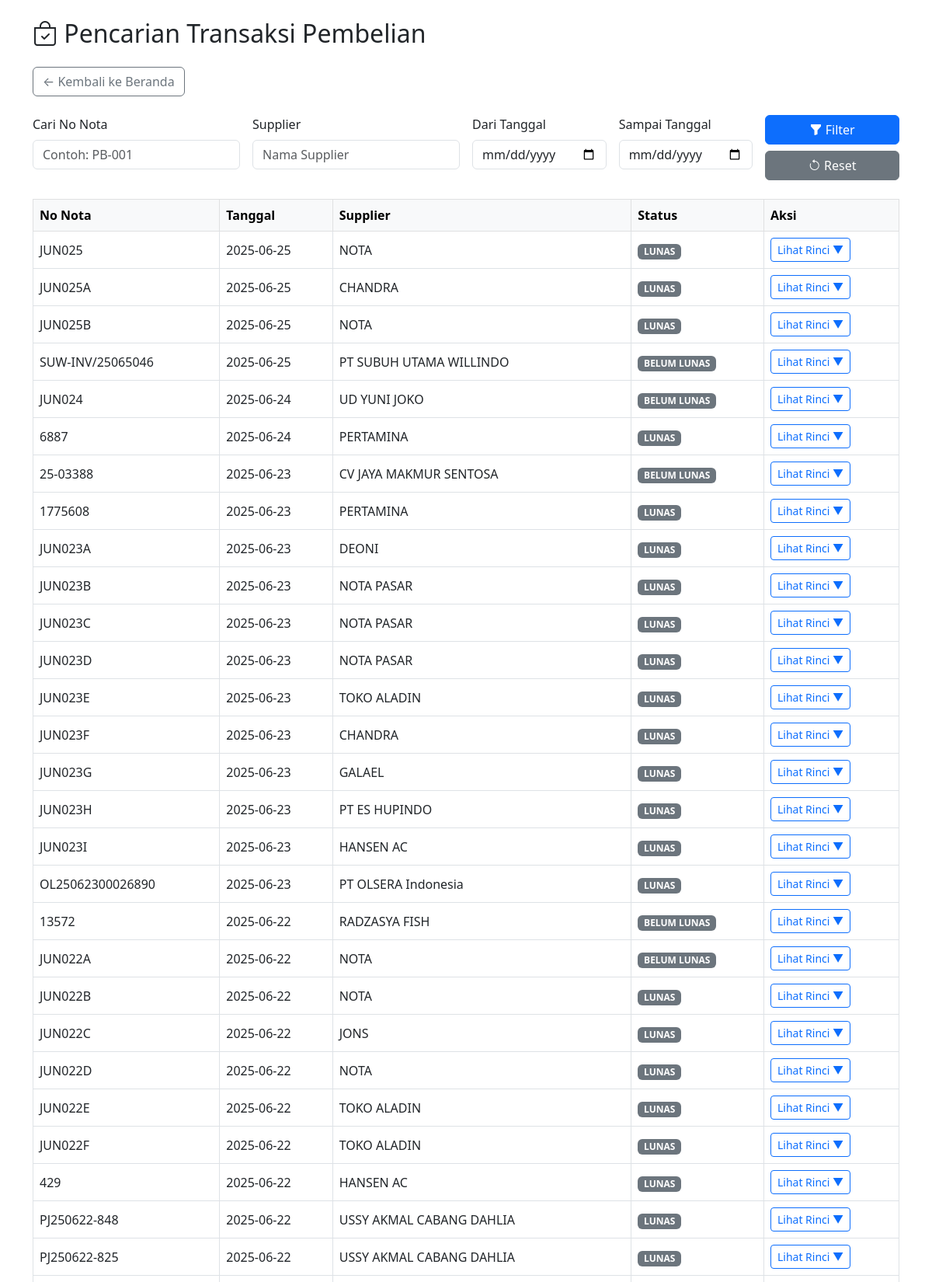
Screenshot of /cari_pembelian (upper part) with the database file from the repository.
### tables this page shows
CREATE TABLE Pembelian (
    no_nota TEXT PRIMARY KEY,
    tanggal TEXT,
    nama_supplier TEXT,
    status_pembayaran TEXT
);

### app.py (the view)
@app.route('/cari_pembelian', methods=['GET', 'POST'])
def cari_pembelian():
    start_date = request.values.get('start_date')
    end_date = request.values.get('end_date')
    no_nota = request.values.get('no_nota')
    supplier = request.values.get('supplier')
    query = "SELECT * FROM Pembelian WHERE 1=1"
    params = []
    if no_nota:
        query += " AND no_nota LIKE ?"
        params.append(f"%{no_nota}%")
    if supplier:
        query += " AND nama_supplier LIKE ?"
        params.append(f"%{supplier}%")
    if start_date and end_date:
        query += " AND DATE(tanggal) BETWEEN DATE(?) AND DATE(?)"
        params.extend([start_date, end_date])
    query += " ORDER BY tanggal DESC"
    pembelian = db.eksekusi_select(query, tuple(params))
    return render_template("cari_pembelian.html", data=pembelian,
                           start_date=start_date, end_date=end_date,
                           no_nota=no_nota, supplier=supplier)

### models.py (called while the page is built)
    def eksekusi_select(self, query, params=()):
            cur = self.conn.cursor()
            cur.execute(query, params)
            return cur.fetchall()

### templates/cari_pembelian.html (shortened to what this page needs)
<!DOCTYPE html>
<html>
<head>
    <link href="https://cdn.jsdelivr.net/npm/bootstrap@5.3.0/dist/css/bootstrap.min.css" rel="stylesheet">
    <link href="https://cdn.jsdelivr.net/npm/bootstrap-icons@1.10.5/font/bootstrap-icons.css" rel="stylesheet">
</head>
<body class="container mt-4">
    <h2 class="mb-4"><i class="bi bi-bag-check"></i> Pencarian Transaksi Pembelian</h2>
    <div class="mb-4">
        <a href="/" class="btn btn-outline-secondary">
            ← Kembali ke Beranda
        </a>
    </div>
    <form method="POST" class="row g-3 mb-4">
        <div class="col-md-3">
            <label class="form-label">Cari No Nota</label>
            <input type="text" name="no_nota" class="form-control" placeholder="Contoh: PB-001" value="{{ no_nota or '' }}">
        </div>
        <div class="col-md-3">
            <label class="form-label">Supplier</label>
            <input type="text" name="supplier" class="form-control" placeholder="Nama Supplier" value="{{ nama_supplier or '' }}">
        </div>
        <div class="col-md-2">
            <label class="form-label">Dari Tanggal</label>
            <input type="date" name="start_date" class="form-control" value="{{ start_date or '' }}">
        </div>
        <div class="col-md-2">
            <label class="form-label">Sampai Tanggal</label>
            <input type="date" name="end_date" class="form-control" value="{{ end_date or '' }}">
        </div>
        <div class="col-md-2 align-self-end">
            <button type="submit" class="btn btn-primary w-100"><i class="bi bi-funnel-fill"></i> Filter</button>
            <a href="/cari_pembelian" class="btn btn-secondary mt-2 w-100"><i class="bi bi-arrow-counterclockwise"></i> Reset</a>
        </div>
    </form>
    <div class="table-responsive">
    <table class="table table-bordered table-hover align-middle">
        <thead class="table-light">
            <tr>
                <th>No Nota</th>
                <th>Tanggal</th>
                <th>Supplier</th>
                <th>Status</th>
                <th>Aksi</th>
            </tr>
        </thead>
        <tbody>
            {% for row in data %}
            <tr>
                <td>{{ row[0] }}</td>
                <td>{{ row[1] }}</td>
                <td>{{ row[2] }}</td>
                <td>
                    {% if row[3] == 'Lunas' %}
                        <span class="badge bg-success">Lunas</span>
                    {% elif row[3] == 'Belum' %}
                        <span class="badge bg-warning text-dark">Belum</span>
                    {% else %}
                        <span class="badge bg-secondary">{{ row[3] }}</span>
                    {% endif %}
                </td>
                <td>
                    <button class="btn btn-sm btn-outline-primary btn-toggle" onclick="toggleDetail('{{ row[0] }}')">Lihat Rinci</button>
                </td>
            </tr>
            {% endfor %}
        </tbody>
    </table>
    </div>
</body>
</html>

### templates/cari_pembelian.html (style rules this page uses)
.btn-toggle::after { content: " ▼"; }

### rows the page displays
Pembelian: no_nota "JUN025", tanggal "2025-06-25", nama_supplier "NOTA", status_pembayaran "LUNAS"
Pembelian: no_nota "JUN025A", tanggal "2025-06-25", nama_supplier "CHANDRA", status_pembayaran "LUNAS"
Pembelian: no_nota "JUN025B", tanggal "2025-06-25", nama_supplier "NOTA", status_pembayaran "LUNAS"
Pembelian: no_nota "SUW-INV/25065046", tanggal "2025-06-25", nama_supplier "PT SUBUH UTAMA WILLINDO", status_pembayaran "BELUM LUNAS"
Pembelian: no_nota "JUN024", tanggal "2025-06-24", nama_supplier "UD YUNI JOKO", status_pembayaran "BELUM LUNAS"
Pembelian: no_nota "6887", tanggal "2025-06-24", nama_supplier "PERTAMINA", status_pembayaran "LUNAS"
Pembelian: no_nota "25-03388", tanggal "2025-06-23", nama_supplier "CV JAYA MAKMUR SENTOSA", status_pembayaran "BELUM LUNAS"
Pembelian: no_nota "1775608", tanggal "2025-06-23", nama_supplier "PERTAMINA", status_pembayaran "LUNAS"
Pembelian: no_nota "JUN023A", tanggal "2025-06-23", nama_supplier "DEONI", status_pembayaran "LUNAS"
Pembelian: no_nota "JUN023B", tanggal "2025-06-23", nama_supplier "NOTA PASAR", status_pembayaran "LUNAS"
Pembelian: no_nota "JUN023C", tanggal "2025-06-23", nama_supplier "NOTA PASAR", status_pembayaran "LUNAS"
Pembelian: no_nota "JUN023D", tanggal "2025-06-23", nama_supplier "NOTA PASAR", status_pembayaran "LUNAS"
Pembelian: no_nota "JUN023E", tanggal "2025-06-23", nama_supplier "TOKO ALADIN", status_pembayaran "LUNAS"
Pembelian: no_nota "JUN023F", tanggal "2025-06-23", nama_supplier "CHANDRA", status_pembayaran "LUNAS"
Pembelian: no_nota "JUN023G", tanggal "2025-06-23", nama_supplier "GALAEL", status_pembayaran "LUNAS"
Pembelian: no_nota "JUN023H", tanggal "2025-06-23", nama_supplier "PT ES HUPINDO", status_pembayaran "LUNAS"
Pembelian: no_nota "JUN023I", tanggal "2025-06-23", nama_supplier "HANSEN AC", status_pembayaran "LUNAS"
Pembelian: no_nota "OL25062300026890", tanggal "2025-06-23", nama_supplier "PT OLSERA Indonesia", status_pembayaran "LUNAS"
Pembelian: no_nota "13572", tanggal "2025-06-22", nama_supplier "RADZASYA FISH", status_pembayaran "BELUM LUNAS"
Pembelian: no_nota "JUN022A", tanggal "2025-06-22", nama_supplier "NOTA", status_pembayaran "BELUM LUNAS"
Pembelian: no_nota "JUN022B", tanggal "2025-06-22", nama_supplier "NOTA", status_pembayaran "LUNAS"
Pembelian: no_nota "JUN022C", tanggal "2025-06-22", nama_supplier "JONS", status_pembayaran "LUNAS"
Pembelian: no_nota "JUN022D", tanggal "2025-06-22", nama_supplier "NOTA", status_pembayaran "LUNAS"
Pembelian: no_nota "JUN022E", tanggal "2025-06-22", nama_supplier "TOKO ALADIN", status_pembayaran "LUNAS"
Pembelian: no_nota "JUN022F", tanggal "2025-06-22", nama_supplier "TOKO ALADIN", status_pembayaran "LUNAS"
Pembelian: no_nota "429", tanggal "2025-06-22", nama_supplier "HANSEN AC", status_pembayaran "LUNAS"
Pembelian: no_nota "PJ250622-848", tanggal "2025-06-22", nama_supplier "USSY AKMAL CABANG DAHLIA", status_pembayaran "LUNAS"
Pembelian: no_nota "PJ250622-825", tanggal "2025-06-22", nama_supplier "USSY AKMAL CABANG DAHLIA", status_pembayaran "LUNAS"
